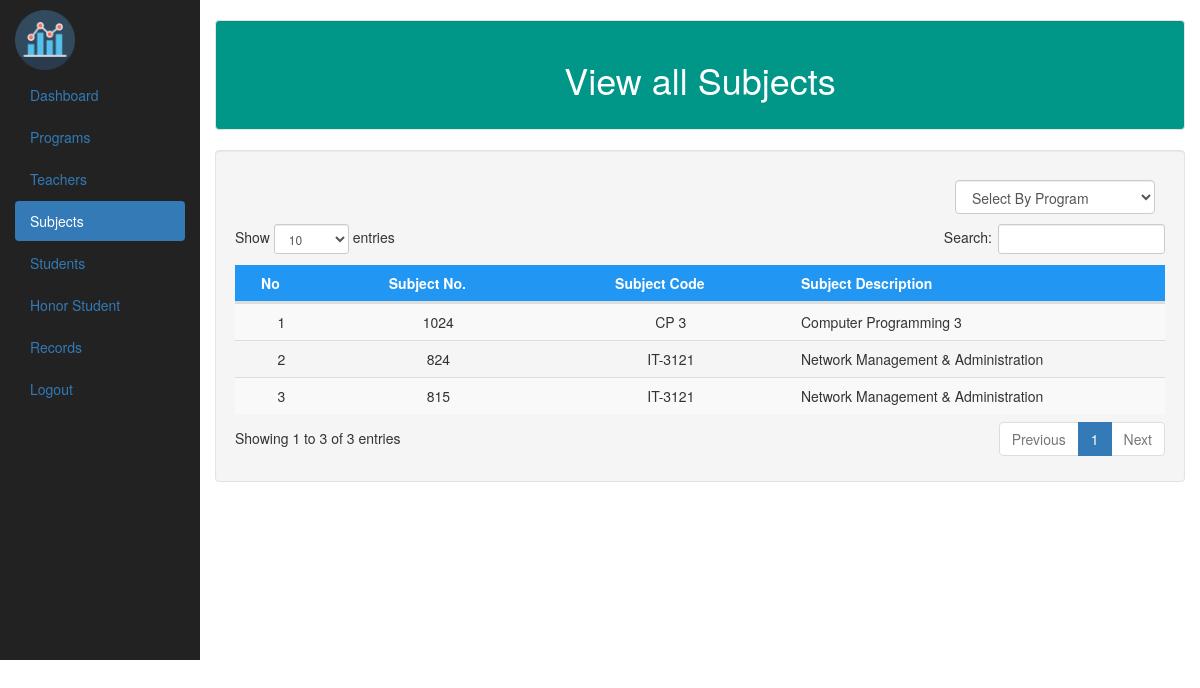
/subject.php (signed in), run on the app's committed database.
### tables this page shows
CREATE TABLE IF NOT EXISTS `subject` (
  `id` int(11) NOT NULL AUTO_INCREMENT,
  `department` varchar(50) NOT NULL,
  `No` int(11) NOT NULL,
  `Subject_Code` varchar(50) NOT NULL,
  `Subject_Description` varchar(50) NOT NULL,
  `ProfID` int(11) NOT NULL,
  `sem` varchar(50) NOT NULL,
  `ay` varchar(50) NOT NULL,
  `stat` int(11) NOT NULL,
  PRIMARY KEY (`id`)
);

### subjectData.php (the view, shortened to what this page needs)
<?php
if(isset($_POST['department'])){
	$querySubject = mysqli_query($conn, "SELECT * FROM subject WHERE department = '".$_POST['department']."'");
} else {
	$querySubject = mysqli_query($conn, "SELECT * FROM subject");
}
?>
<div class="w3-container w3-animate-zoom well">
	<div class="row">
		<div class="col-md-12">
			<form id='form' method='POST'>
				<select class='form-control' name="department" style="float:right; width:200px; margin:10px" onChange="myFunction()">
					<option selected disabled>Select By Program</option>
				</select>
			</form>
		</div>
	</div>
	<div class="row">
		<div class="col-md-12">
			<div style="overflow-x:auto;">
				<script>
					$(document).ready(function() {
						$('#data').DataTable();
					} );
				</script>
				<table id="data" class="table table-responsive table-striped">
					<thead>
						<tr class="w3-blue">
							<th class = 'w3-center' width="10%">No</th>
							<th class = 'w3-center'>Subject No.</th>
							<th class = 'w3-center'>Subject Code</th>
							<th width="40%">Subject Description</th>
						</tr>
					</thead>
					<tbody>
						<?php
						$i=1;
						while($res = mysqli_fetch_array($querySubject)){
							echo "<tr>
							<td class = 'w3-center'>$i</td>
							<td class = 'w3-center'>".$res['No']."</td>
							<td class = 'w3-center'>".$res['Subject_Code']."</td>
							<td>".$res['Subject_Description']."</td>
							</tr>";
							$i++;
						}
						?>
					</tbody>
				</table>
			</div>
		</div>
	</div>
</div>

### w3.css (style rules this page uses)
html { box-sizing:border-box }
*,*:before,*:after { box-sizing:inherit }
html { -ms-text-size-adjust:100%;-webkit-text-size-adjust:100% }
body { margin:0 }
button,input,select,textarea { font:inherit;margin:0 }
button,select { text-transform:none }
html,body { font-family:Verdana,sans-serif;font-size:15px;line-height:1.5 }
html { overflow-x:hidden }
.w3-container:after,.w3-container:before,.w3-panel:after,.w3-panel:before,.w3-row:after,.w3-row:before,.w3-row-padding:after,.w3-row-padding:before, .w3-cell-row:before,.w3-cell-row:after,.w3-clear:after,.w3-clear:before,.w3-bar:before,.w3-bar:after { content:"";display:table;clear:both }
.w3-container,.w3-panel { padding:0.01em 16px }
.w3-animate-zoom { animation:animatezoom 0.6s }
.w3-center { text-align:center!important }
.w3-blue,.w3-hover-blue:hover { color:#fff!important;background-color:#2196F3!important }

### design.css (style rules this page uses)
.form-control { padding-right: 30px; }

### data on the page
subject: No "1024", Subject_Code "CP 3", Subject_Description "Computer Programming 3"
subject: No "824", Subject_Code "IT-3121", Subject_Description "Network Management & Administration"
subject: No "815", Subject_Code "IT-3121", Subject_Description "Network Management & Administration"
